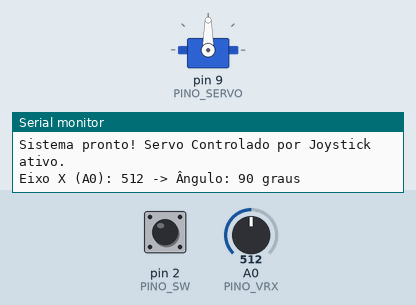
A sketch run on a simulated Arduino Uno, built with avr-gcc and run on an emulated ATmega328P. Shown: servo, the last lines printed to the serial monitor. Inputs (shaded band) come from the test bench; at power-on: A0 (PINO_VRX) = 512, pin 2 (PINO_SW) HIGH.

Above: at 1.2 s.
1.3 s: A0 (PINO_VRX) set to 716
At 2.5 s:
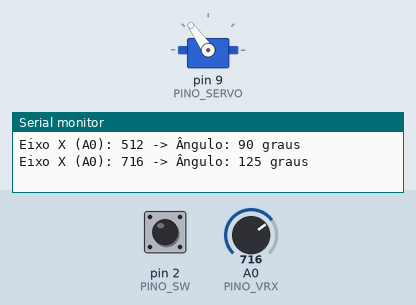
2.8 s: A0 (PINO_VRX) set to 900
At 3.1 s:
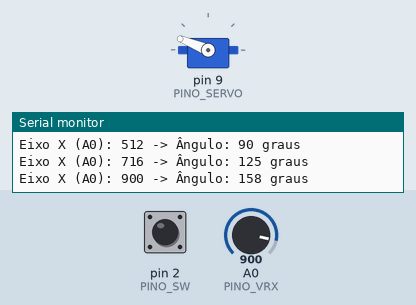
4.3 s: A0 (PINO_VRX) set to 1023
At 4.9 s:
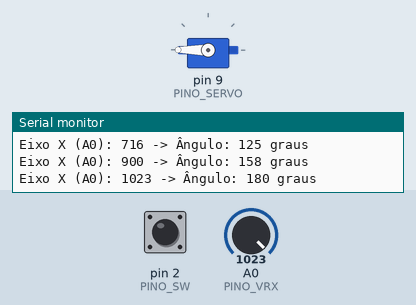
5.8 s: A0 (PINO_VRX) set to 306
At 6.5 s:
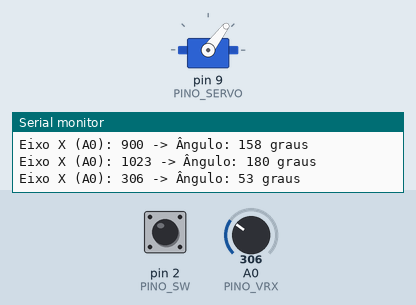
7.3 s: pin 2 (PINO_SW) pulled LOW for 0.15 s
At 7.43 s:
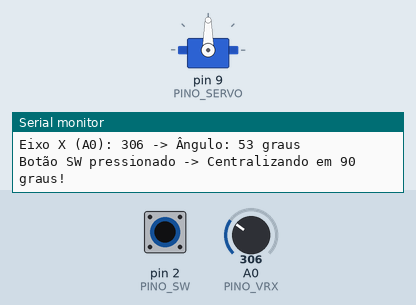
8.9 s: A0 (PINO_VRX) set to 122
At 9.9 s:
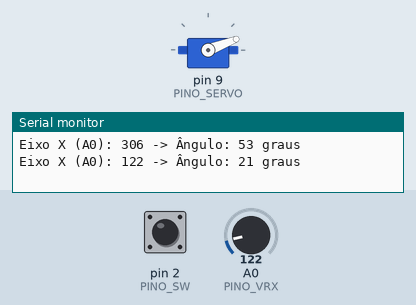
Timing chart, 0 to 11.4 s (numbered marks = the images above; inputs shaded):
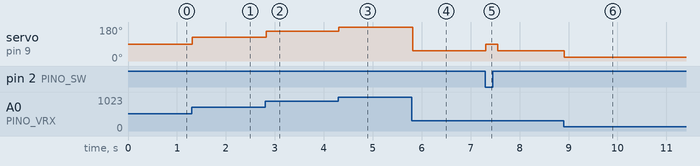

The sketch:

p43_servo_controlado_por_joystick.ino
```cpp
/*
 * Projeto 43: Servo Controlado por Joystick
 * O que faz: Controla o ângulo de um servo SG90 pelo eixo X do joystick (A0) e centraliza ao clicar em SW (D2).
 * Ligações: A0 (Joystick VRx), D2 (Joystick SW), D9 (Sinal do Servo SG90)
 * Bibliotecas: Servo
 * Material: 80 Projetos Arduino
 */

#include <Servo.h>

const byte PINO_VRX = A0;  // Eixo X do joystick
const byte PINO_SW = 2;    // Botão central do joystick (INPUT_PULLUP)
const byte PINO_SERVO = 9; // Sinal do servo motor SG90

Servo servo;
int ultimoAngulo = -1;

void setup() {
  Serial.begin(9600);
  pinMode(PINO_SW, INPUT_PULLUP);
  servo.attach(PINO_SERVO);
  servo.write(90);
  Serial.println(F("Sistema pronto! Servo Controlado por Joystick ativo."));
}

void loop() {
  if (digitalRead(PINO_SW) == LOW) {
    servo.write(90);
    ultimoAngulo = 90;
    Serial.println(F("Botão SW pressionado -> Centralizando em 90 graus!"));
    delay(250);
    return;
  }

  int leituraX = analogRead(PINO_VRX);
  int angulo = map(leituraX, 0, 1023, 0, 180);

  if (abs(angulo - ultimoAngulo) >= 2) {
    servo.write(angulo);
    ultimoAngulo = angulo;

    Serial.print(F("Eixo X (A0): "));
    Serial.print(leituraX);
    Serial.print(F(" -> Ângulo: "));
    Serial.print(angulo);
    Serial.println(F(" graus"));
  }

  delay(25);
}
```

Measured:
- after the input at 1.3 s, servo on pin 9 (PINO_SERVO): 90° → 125° at once
- after the input at 2.8 s, servo on pin 9 (PINO_SERVO): 125° → 158° at once
- after the input at 4.3 s, servo on pin 9 (PINO_SERVO): 158° → 180° at once
- after the input at 5.8 s, servo on pin 9 (PINO_SERVO): 180° → 53° at once
- after the input at 7.3 s, servo on pin 9 (PINO_SERVO): 53° → 90° at once, → 53° 0.25 s later
- after the input at 8.9 s, servo on pin 9 (PINO_SERVO): 53° → 21° at once
